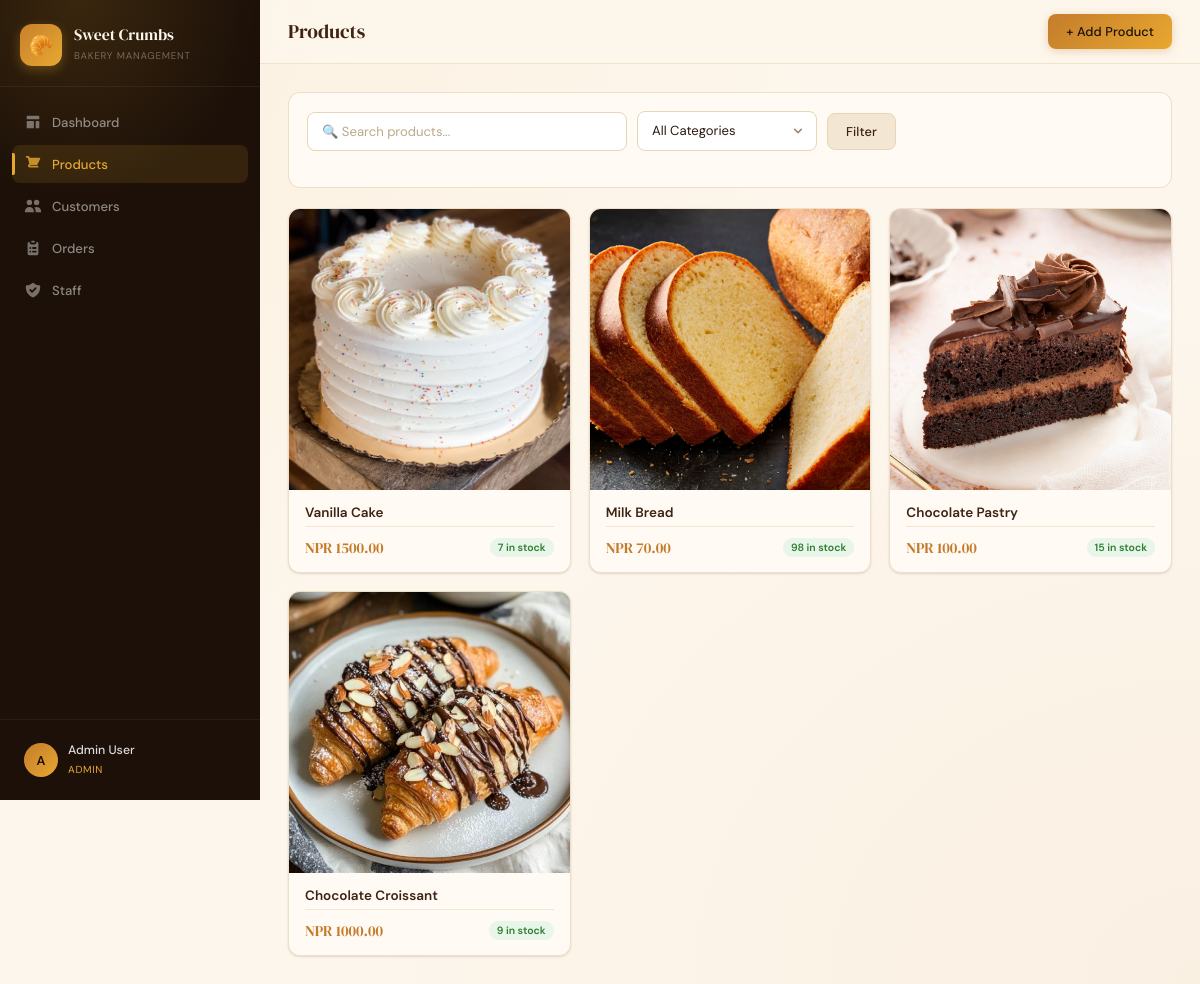
The page /products (signed in) on the database as committed earlier.
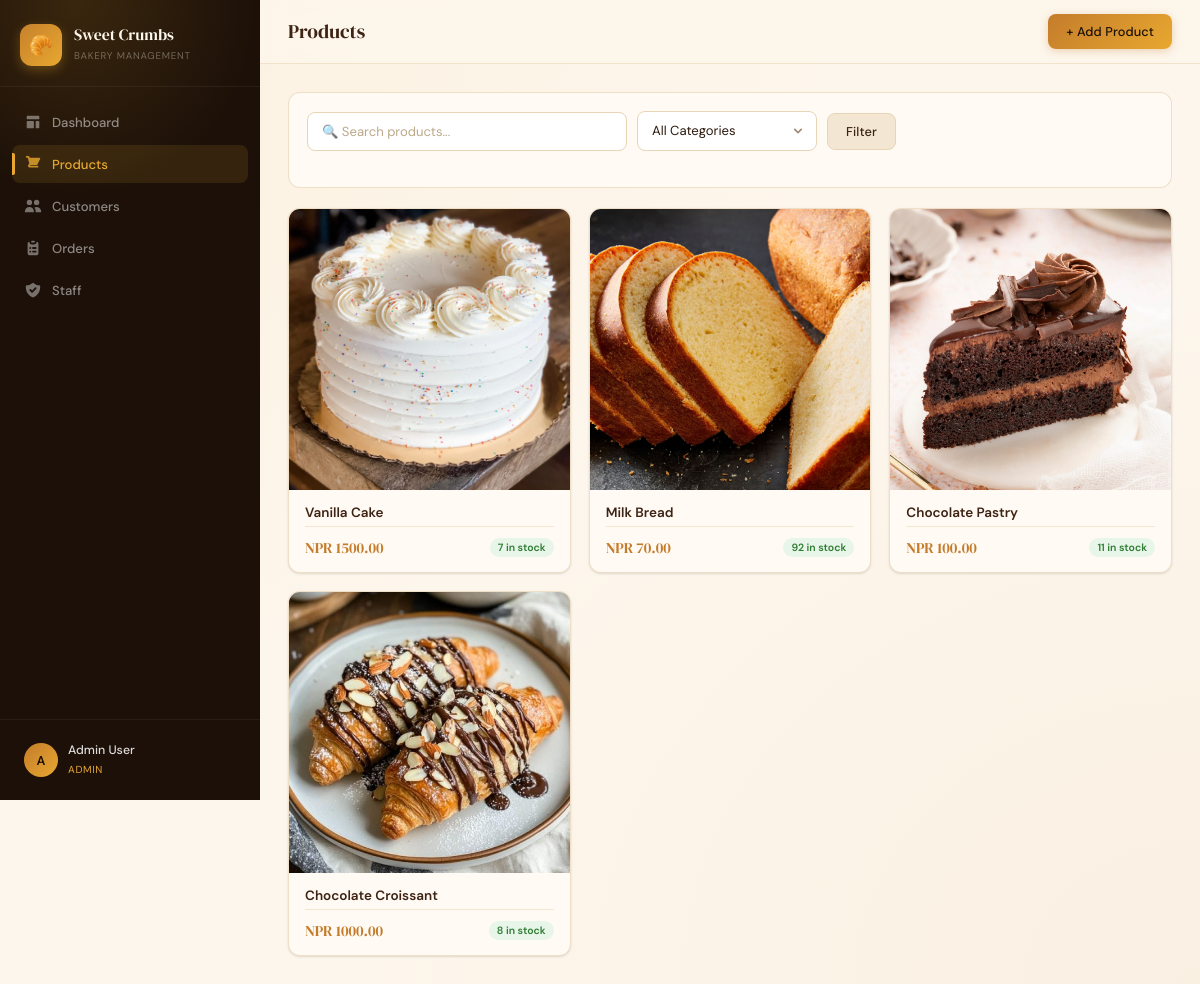
The same page on the database as committed later.
### tables this page shows
CREATE TABLE product (
                id INTEGER PRIMARY KEY AUTOINCREMENT,
                name TEXT NOT NULL,
                description TEXT,
                price REAL NOT NULL,
                stock_qty INTEGER NOT NULL DEFAULT 0,
                category_id INTEGER,
                image_path TEXT,
                created_at TEXT DEFAULT CURRENT_TIMESTAMP,
                FOREIGN KEY (category_id) REFERENCES category(id)
            );

### app.py (the view)
@app.route('/products')
@requires_permission('products')
def products():
    try:
        conn = get_db()
        search = sanitize_input(request.args.get('search', ''))
        cat_filter = request.args.get('category', '')
        query = '''SELECT p.*, c.name as category_name FROM product p
                   LEFT JOIN category c ON p.category_id = c.id WHERE 1=1'''
        params = []
        if search:
            query += " AND p.name LIKE ?"
            params.append(f'%{search}%')
        if cat_filter:
            query += " AND p.category_id = ?"
            params.append(cat_filter)
        query += " ORDER BY p.created_at DESC"
        products = conn.execute(query, params).fetchall()
        categories = conn.execute("SELECT * FROM category ORDER BY name").fetchall()
        conn.close()
        return render_template('products.html', products=products, categories=categories,
                               search=search, cat_filter=cat_filter)
    except Exception as e:
        logger.error(f'Products page error: {e}')
        flash('Error loading products.', 'danger')
        return redirect(url_for('index'))

### app.py (called while the page is built)
def sanitize_input(text):
    if not isinstance(text, str):
        return ''
    return text.strip()[:500]

def get_db():
    try:
        conn = sqlite3.connect(DB_PATH)
        conn.row_factory = sqlite3.Row
        return conn
    except sqlite3.Error as e:
        logger.error(f'Database connection error: {e}')
        raise

def requires_permission(module):
    def decorator(f):
        @wraps(f)
        def decorated(*args, **kwargs):
            if 'user_id' not in session:
                return redirect(url_for('login'))
            role = session.get('role', 'staff')
            if module not in ROLE_PERMISSIONS.get(role, set()):
                logger.warning(f'Access denied for user {session.get("user_id")} to module {module}')
                flash(f'Access denied. Your role ({role}) cannot access {module}.', 'danger')
                return redirect(url_for('index'))
            return f(*args, **kwargs)
        return decorated
    return decorator

### templates/products.html (shortened to what this page needs)
{% extends 'base.html' %}
{% block page_title %}Products{% endblock %}
{% block topbar_actions %}
  <a href="{{ url_for('add_product') }}" class="btn btn-primary">+ Add Product</a>
{% endblock %}
{% block content %}
<div class="search-filter-section">
  <form method="get" class="search-bar">
    <input class="form-control" name="search" placeholder="🔍 Search products..." value="{{ search }}">
    <select name="category" class="form-control" style="max-width:180px">
      <option value="">All Categories</option>
    </select>
    <button type="submit" class="btn btn-secondary">Filter</button>
  </form>
</div>
{% if products %}
  <div class="products-container">
    {% for p in products %}
      <div class="product-card">
        <div class="product-image-wrapper">
        </div>
        <div class="product-info">
          <div class="product-name">{{ p.name }}</div>
          <div class="product-meta">
            <div class="product-price">NPR {{ "%.2f"|format(p.price) }}</div>
            <span class="stock-badge {{ 'low' if p.stock_qty < 5 else 'ok' }}">{{ p.stock_qty }} in stock</span>
          </div>
        </div>
      </div>
    {% endfor %}
  </div>
{% endif %}
{% endblock %}

Rows that differ between the two databases and show on the page:
changed product "Milk Bread": stock_qty "98" → "92"
changed product "Chocolate Pastry": stock_qty "15" → "11"
changed product "Chocolate Croissant": stock_qty "9" → "8"
